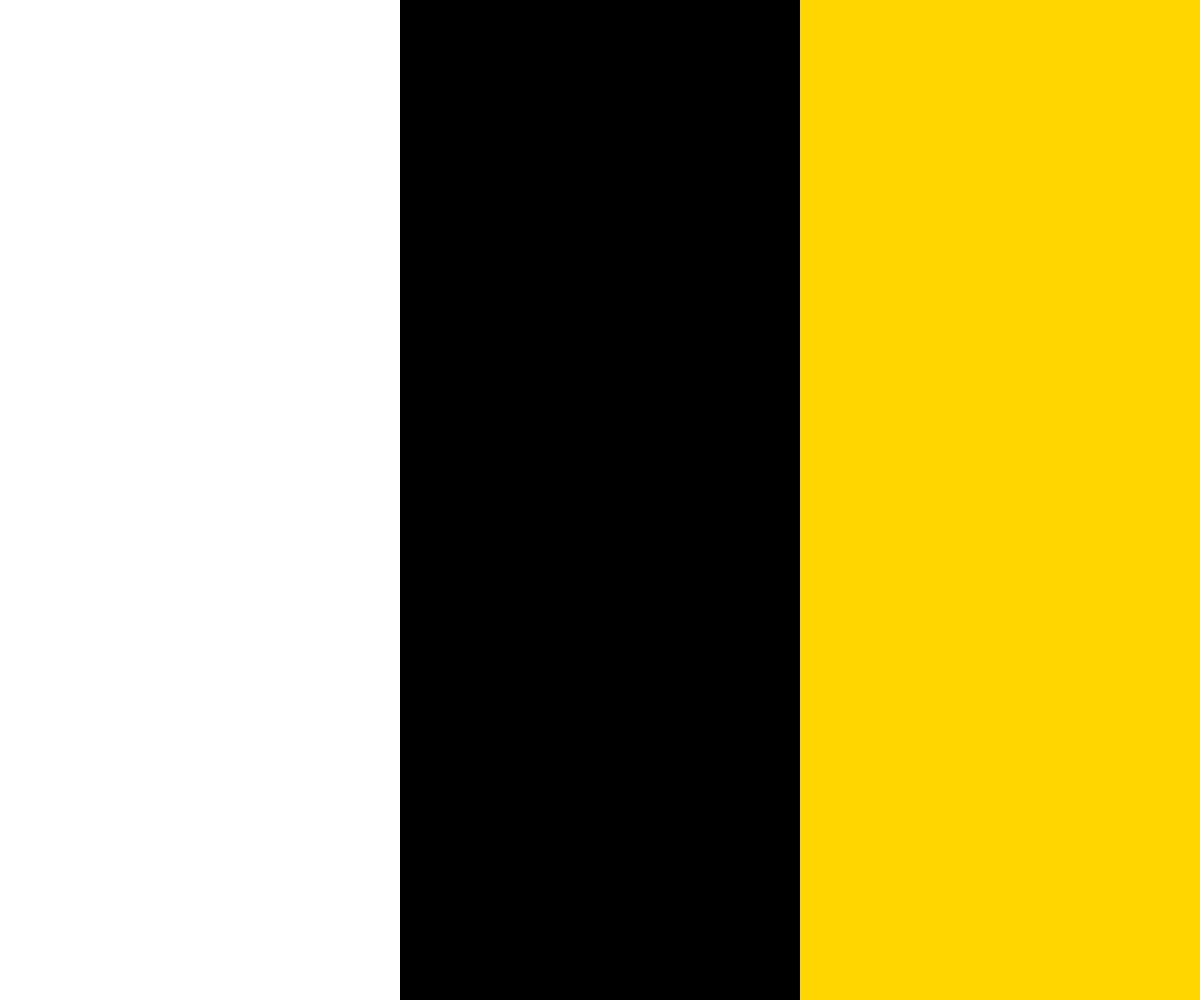
Frame 1 (no input)
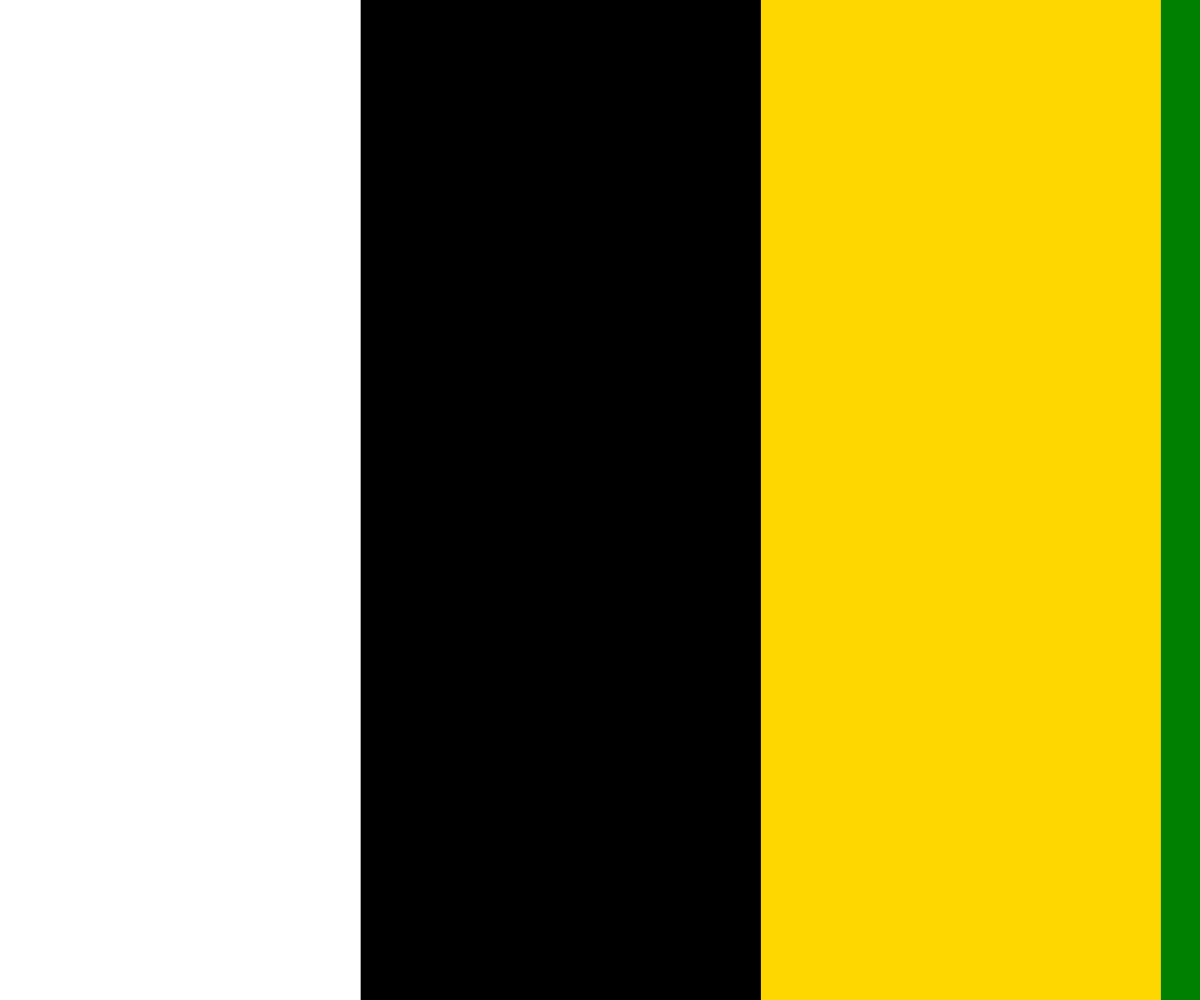
Frame 60 (no input)
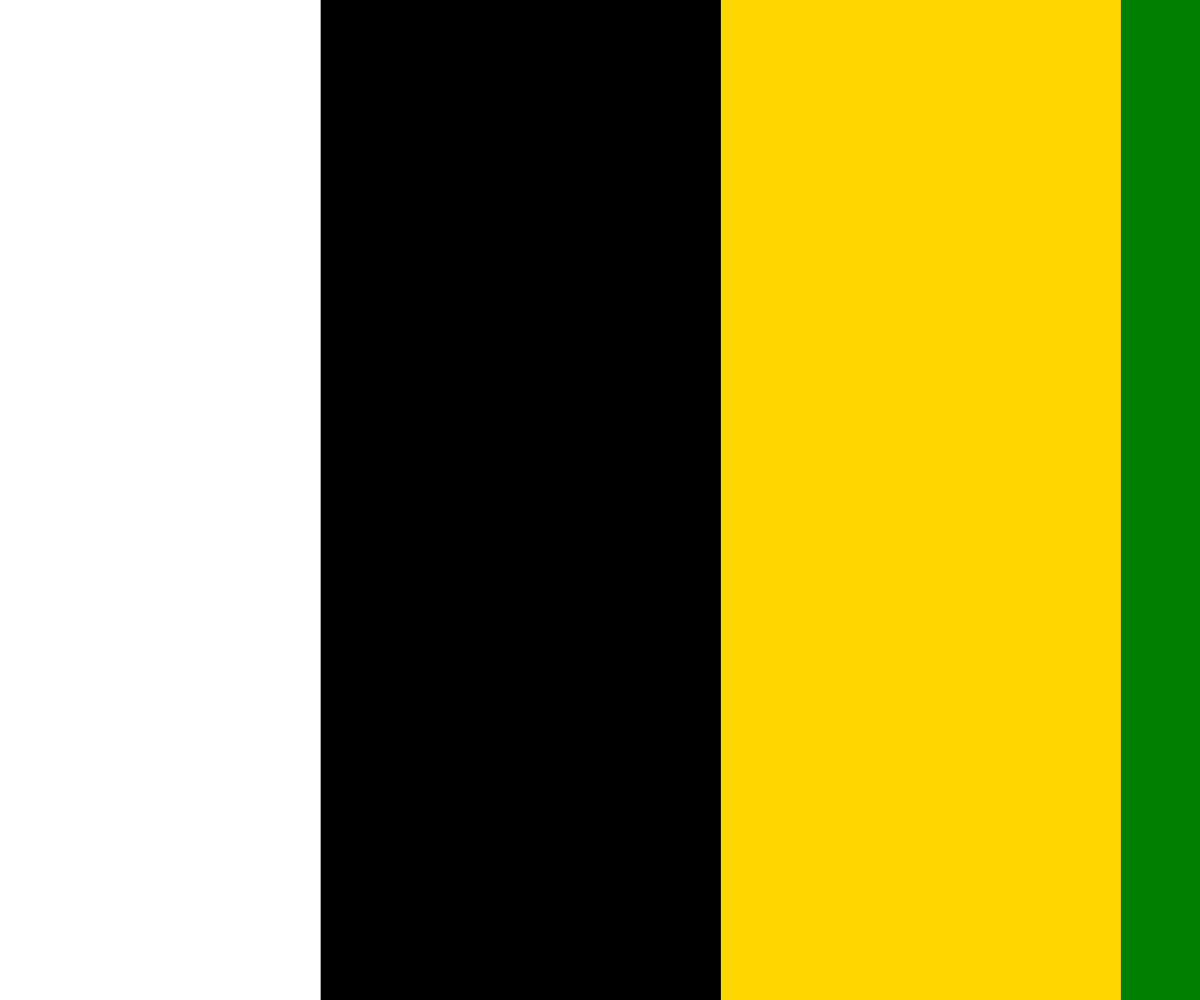
Frame 120 (the mouse pressed at the canvas centre since frame 60)

The p5.js sketch that drew these frames (run headless with seeded random() and noise() and a simulated clock; from frame 60 on, the mouse is pressed at the canvas centre):

// p5.js sketch
// ── sketch.js
// https://editor.p5js.org/jht9629-nyu/sketches/2pxhnehBV
// ims04-jht scroll color rate

// rate adjusted to achieve complete 
// scroll in my.scrollSeconds 
// https://p5js.org/reference/#/p5/deltaTime

let colorGold = [187, 165, 61];

// double red
// let colorPalette = ["red", "green", colorGold];
// let colorPalette = ["red", "green", colorGold, "green"];
let colorPalette = ["red", "green", 'gold', "black"];

let my = {};

function setup() {
  my.scrollSeconds = 30;
  // my.debug = 1;
  my.width = 400;
  my.height = 400;
  my.n = 3;
  // =0 for left to right, else right to left scroll
  my.xtoLeft = 1;

  if (!my.debug) {
    my.width = windowWidth;
    my.height = windowHeight;
  }
  createCanvas(my.width, my.height);
  noStroke();

  fullScreenBtn = createButton("Full Screen").mousePressed(full_screen_action);
  fullScreenBtn.style("font-size:42px");

  my_setup();
}

function my_setup() {
  my.xlen = width / my.n;
  my.ylen = height;
  my.items = [];
  let n = my.n + 1;
  my.wide = my.xlen * n;
  for (let i = 0; i < n; i++) {
    let xpos = my.xlen * i;
    let color = colorPalette[i % colorPalette.length];
    my.items[i] = { xpos, color };
  }
  // for (let item of my.items) { console.log('item', item); }
}

function draw() {
  let deltaSecs = deltaTime / 1000
  my.xstep = width * deltaSecs / my.scrollSeconds;
  // console.log('my.xstep', my.xstep);

  for (let item of my.items) {
    let { xpos, color } = item;
    item.xpos = (xpos + my.xstep) % my.wide;
    fill(color);
    let x = xpos - my.xlen;
    let y = 0;
    if (my.xtoLeft) {
      x = width - x;
    }
    rect(x, y, my.xlen, my.ylen);
  }
}

// --
// https://editor.p5js.org/jht9629-nyu/sketches/ZpoPuHXRo
// ims04-jht scroll color bars - no pop 

// https://editor.p5js.org/jht9629-nyu/sketches/3VKJ-q8ar
// ims03-jht scrolling color bars
// color pops on at wrap around

// From
// https://editor.p5js.org/jht1493/sketches/5LgILr8RF

function full_screen_action() {
  fullScreenBtn.remove();
  fullscreen(1);
  let delay = 3000;
  setTimeout(ui_present_window, delay);
}

function ui_present_window() {
  resizeCanvas(windowWidth, windowHeight);
  my_setup();
}

// https://editor.p5js.org/jht9629-nyu/sketches/3VKJ-q8ar
// ims03-jht scrolling color bars
